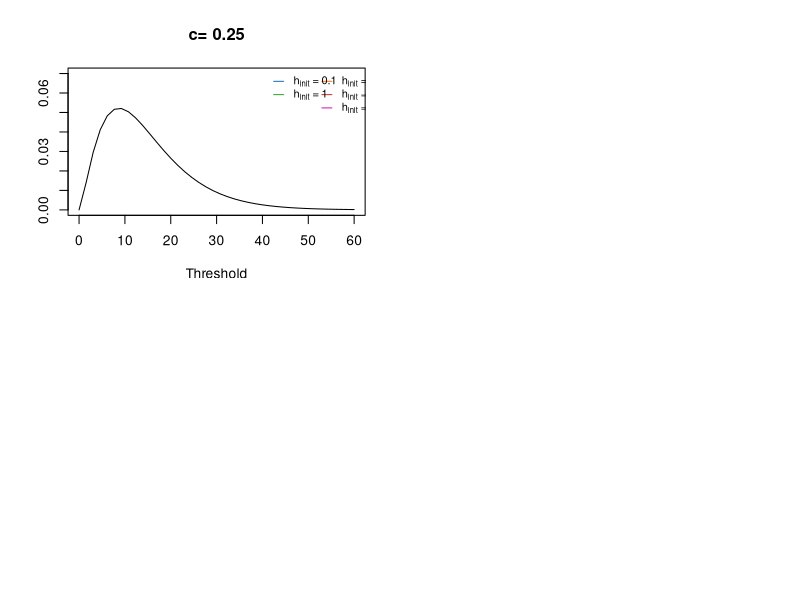

R code for this plot: (Note: this script raises an error after producing the figure.)



n=100


X=runif(n,0,10)
y=rgamma(n,shape=sqrt(X),scale=min(max(X,2),8))

x_test=6

y_test=seq(0,60,l=40)
nu=Inf


nsim=100

#H_init=seq(0.5,5,l=5)
H_init=c(0.1,0.5,1,2.5,5)

C=c(0.25,0.5,1,4)
C=c(0.25,1,4)



res_logS=matrix(nrow=length(C),ncol=length(H_init))
dens=list()


col=2:6
col= c("#1f77b4", "#ff7f0e", "#2ca02c", "#d62728", 6)

labels=sapply(H_init, function(h) substitute(paste("h"[init], " = ", s), list( s= h)))
legend_items = matrix(labels[1:4], nrow = 2, byrow = TRUE)
legend_items=rbind(legend_items,c("",labels[5]))


par(mfrow=c(2,2))

for (i in 1:length(C)){
  c=C[i]
  
  
  if(i==1){
    plot(y_test,dgamma(y_test,shape = sqrt(x_test),scale=min(max(x_test,2),8)),
         type='l',main=paste("c=",c),ylab="",xlab="Threshold",
         ylim=c(0,0.07))
    legend("topright",legend=legend_items,
           col=c(col[1],col[3],NA,col[2],col[4],col[5]),
           lty=1,cex=.8,bty="n",ncol = 2,seg.len = 1,text.width = 4)
    
  }else{plot(y_test,dgamma(y_test,shape = sqrt(x_test),scale=min(max(x_test,2),8)),
             type='l',main=paste("c=",c),ylab="",xlab="Threshold",
             ylim=c(0,0.06))}
  
  for(j in 1:length(H_init)){
    density=numeric(length(y_test))
    print(c(i,j))
    h_init=H_init[j]
    for(sim in 1:nsim){
      X=runif(n,0,10)
      y=rgamma(n,shape=sqrt(X),scale=min(max(X,2),8))
      
      if(sim%%25==0){print(sim)}
      local=smooth_IDR_density_h_opt(y,X,x_test=x_test,c=c,
                                     h_init = h_init,
                                     y_test = y_test,nu=Inf,
                                     progress = TRUE,
                                     normalize = 1)
      density=density+1/nsim*local$density
      
    }
    dens=append(dens,list(density))
    lines(y_test,density,col=col[j],lwd=.4)
  }
}



plot(y_test,dgamma(y_test,shape = sqrt(x_test),scale=min(max(x_test,2),8)),
     type='l',main="Global bandwidth density",ylab="",xlab="Threshold"
     )


labels2 =sapply(H_init, function(h) substitute(paste("h", " = ", s), list( s= h)))
legend_items = matrix(labels2[1:4], nrow = 2, byrow = TRUE)
legend_items=rbind(legend_items,c("",labels2[5]))
legend("topright",legend=legend_items,
       col=c(col[1],col[3],NA,col[2],col[4],col[5]),
       lty=1,cex=.8,bty="n",ncol = 2,seg.len = 1,text.width = 4)


for( i in (1:length(H_init))){
  density=numeric(length(y_test))
  for (sim in 1:nsim) {
    X=runif(n,0,10)
    y=rgamma(n,shape=sqrt(X),scale=min(max(X,2),8))
    
    density=density+1/nsim*smooth_IDR_density(y,X,x_test = x_test,y_test = y_test,
                                              nu=Inf,h=H_init[i])
  }
  lines(y_test,density,lwd=.4,col=col[i])
}


par(mfrow=c(1,1))









